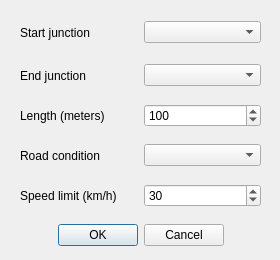
<?xml version="1.0" encoding="UTF-8"?>
<ui version="4.0">
 <class>CreateRoadDialog</class>
 <widget class="QDialog" name="CreateRoadDialog">
  <property name="geometry">
   <rect>
    <x>0</x>
    <y>0</y>
    <width>280</width>
    <height>260</height>
   </rect>
  </property>
  <property name="windowTitle">
   <string>Select Junction position</string>
  </property>
  <widget class="QWidget" name="layoutWidget_2">
   <property name="geometry">
    <rect>
     <x>20</x>
     <y>60</y>
     <width>241</width>
     <height>31</height>
    </rect>
   </property>
   <layout class="QHBoxLayout" name="endJunctionLayout">
    <item>
     <widget class="QLabel" name="endJunctionLabel">
      <property name="text">
       <string>End junction</string>
      </property>
     </widget>
    </item>
    <item>
     <widget class="QComboBox" name="endJunctionComboBox"/>
    </item>
   </layout>
  </widget>
  <widget class="QWidget" name="layoutWidget_3">
   <property name="geometry">
    <rect>
     <x>20</x>
     <y>100</y>
     <width>241</width>
     <height>31</height>
    </rect>
   </property>
   <layout class="QHBoxLayout" name="lengthLayout">
    <item>
     <widget class="QLabel" name="lengthLabel">
      <property name="text">
       <string>Length (meters)</string>
      </property>
     </widget>
    </item>
    <item>
     <widget class="QSpinBox" name="lengthSpinBox">
      <property name="correctionMode">
       <enum>QAbstractSpinBox::CorrectToNearestValue</enum>
      </property>
      <property name="minimum">
       <number>20</number>
      </property>
      <property name="maximum">
       <number>100000</number>
      </property>
      <property name="singleStep">
       <number>5</number>
      </property>
      <property name="stepType">
       <enum>QAbstractSpinBox::DefaultStepType</enum>
      </property>
      <property name="value">
       <number>100</number>
      </property>
     </widget>
    </item>
   </layout>
  </widget>
  <widget class="QWidget" name="layoutWidget">
   <property name="geometry">
    <rect>
     <x>20</x>
     <y>17</y>
     <width>241</width>
     <height>31</height>
    </rect>
   </property>
   <layout class="QHBoxLayout" name="startJunctionLayout">
    <item>
     <widget class="QLabel" name="startJunctionLabel">
      <property name="text">
       <string>Start junction</string>
      </property>
     </widget>
    </item>
    <item>
     <widget class="QComboBox" name="startJunctionComboBox"/>
    </item>
   </layout>
  </widget>
  <widget class="QDialogButtonBox" name="buttonBox">
   <property name="geometry">
    <rect>
     <x>20</x>
     <y>220</y>
     <width>241</width>
     <height>31</height>
    </rect>
   </property>
   <property name="layoutDirection">
    <enum>Qt::LeftToRight</enum>
   </property>
   <property name="orientation">
    <enum>Qt::Horizontal</enum>
   </property>
   <property name="standardButtons">
    <set>QDialogButtonBox::Cancel|QDialogButtonBox::Ok</set>
   </property>
   <property name="centerButtons">
    <bool>true</bool>
   </property>
  </widget>
  <widget class="QWidget" name="layoutWidget_4">
   <property name="geometry">
    <rect>
     <x>20</x>
     <y>140</y>
     <width>241</width>
     <height>31</height>
    </rect>
   </property>
   <layout class="QHBoxLayout" name="roadConditionLayout">
    <item>
     <widget class="QLabel" name="roadConditionLabel">
      <property name="text">
       <string>Road condition</string>
      </property>
     </widget>
    </item>
    <item>
     <widget class="QComboBox" name="roadConditionComboBox"/>
    </item>
   </layout>
  </widget>
  <widget class="QWidget" name="layoutWidget_5">
   <property name="geometry">
    <rect>
     <x>20</x>
     <y>180</y>
     <width>241</width>
     <height>31</height>
    </rect>
   </property>
   <layout class="QHBoxLayout" name="speedLimitLayout">
    <item>
     <widget class="QLabel" name="speedLimitLabel">
      <property name="text">
       <string>Speed limit (km/h)</string>
      </property>
     </widget>
    </item>
    <item>
     <widget class="QSpinBox" name="speedLimitSpinBox">
      <property name="correctionMode">
       <enum>QAbstractSpinBox::CorrectToNearestValue</enum>
      </property>
      <property name="minimum">
       <number>20</number>
      </property>
      <property name="maximum">
       <number>300</number>
      </property>
      <property name="singleStep">
       <number>10</number>
      </property>
      <property name="stepType">
       <enum>QAbstractSpinBox::DefaultStepType</enum>
      </property>
      <property name="value">
       <number>30</number>
      </property>
     </widget>
    </item>
   </layout>
  </widget>
 </widget>
 <resources/>
 <connections>
  <connection>
   <sender>buttonBox</sender>
   <signal>rejected()</signal>
   <receiver>CreateRoadDialog</receiver>
   <slot>reject()</slot>
   <hints>
    <hint type="sourcelabel">
     <x>194</x>
     <y>232</y>
    </hint>
    <hint type="destinationlabel">
     <x>272</x>
     <y>206</y>
    </hint>
   </hints>
  </connection>
  <connection>
   <sender>buttonBox</sender>
   <signal>accepted()</signal>
   <receiver>CreateRoadDialog</receiver>
   <slot>accept()</slot>
   <hints>
    <hint type="sourcelabel">
     <x>43</x>
     <y>227</y>
    </hint>
    <hint type="destinationlabel">
     <x>57</x>
     <y>214</y>
    </hint>
   </hints>
  </connection>
 </connections>
</ui>
